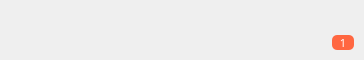
<?xml version="1.0" encoding="UTF-8"?>
<ui version="4.0">
 <class>STChatItemClass</class>
 <widget class="QWidget" name="STChatItemClass">
  <property name="geometry">
   <rect>
    <x>0</x>
    <y>0</y>
    <width>364</width>
    <height>60</height>
   </rect>
  </property>
  <property name="minimumSize">
   <size>
    <width>0</width>
    <height>60</height>
   </size>
  </property>
  <property name="maximumSize">
   <size>
    <width>16777215</width>
    <height>60</height>
   </size>
  </property>
  <property name="windowTitle">
   <string>STChatItem</string>
  </property>
  <layout class="QHBoxLayout" name="horizontalLayout">
   <property name="spacing">
    <number>10</number>
   </property>
   <property name="leftMargin">
    <number>10</number>
   </property>
   <property name="topMargin">
    <number>0</number>
   </property>
   <property name="rightMargin">
    <number>10</number>
   </property>
   <property name="bottomMargin">
    <number>0</number>
   </property>
   <item>
    <widget class="QWidget" name="widget_2" native="true">
     <property name="minimumSize">
      <size>
       <width>40</width>
       <height>40</height>
      </size>
     </property>
     <property name="maximumSize">
      <size>
       <width>40</width>
       <height>40</height>
      </size>
     </property>
     <layout class="QGridLayout" name="gridLayout">
      <property name="leftMargin">
       <number>2</number>
      </property>
      <property name="topMargin">
       <number>2</number>
      </property>
      <property name="rightMargin">
       <number>2</number>
      </property>
      <property name="bottomMargin">
       <number>2</number>
      </property>
      <property name="spacing">
       <number>2</number>
      </property>
      <item row="0" column="0">
       <widget class="MaskLabel" name="lblChatPic">
        <property name="minimumSize">
         <size>
          <width>36</width>
          <height>36</height>
         </size>
        </property>
        <property name="maximumSize">
         <size>
          <width>36</width>
          <height>36</height>
         </size>
        </property>
        <property name="styleSheet">
         <string notr="true"/>
        </property>
        <property name="text">
         <string/>
        </property>
       </widget>
      </item>
     </layout>
    </widget>
   </item>
   <item>
    <widget class="QWidget" name="widget_3" native="true">
     <layout class="QVBoxLayout" name="verticalLayout">
      <property name="spacing">
       <number>0</number>
      </property>
      <property name="leftMargin">
       <number>0</number>
      </property>
      <property name="topMargin">
       <number>5</number>
      </property>
      <property name="rightMargin">
       <number>0</number>
      </property>
      <property name="bottomMargin">
       <number>5</number>
      </property>
      <item>
       <widget class="QWidget" name="widget" native="true">
        <property name="styleSheet">
         <string notr="true">border:0px;</string>
        </property>
        <layout class="QHBoxLayout" name="horizontalLayout_2">
         <property name="spacing">
          <number>0</number>
         </property>
         <property name="leftMargin">
          <number>0</number>
         </property>
         <property name="topMargin">
          <number>0</number>
         </property>
         <property name="rightMargin">
          <number>0</number>
         </property>
         <property name="bottomMargin">
          <number>0</number>
         </property>
         <item>
          <widget class="QLabel" name="lblChatName">
           <property name="font">
            <font>
             <family>微软雅黑</family>
             <pointsize>11</pointsize>
            </font>
           </property>
           <property name="styleSheet">
            <string notr="true">color: rgb(67, 69, 85);</string>
           </property>
           <property name="text">
            <string/>
           </property>
          </widget>
         </item>
         <item>
          <spacer name="horizontalSpacer">
           <property name="orientation">
            <enum>Qt::Horizontal</enum>
           </property>
           <property name="sizeHint" stdset="0">
            <size>
             <width>40</width>
             <height>20</height>
            </size>
           </property>
          </spacer>
         </item>
         <item>
          <widget class="QLabel" name="lblTime">
           <property name="font">
            <font>
             <family>微软雅黑</family>
             <pointsize>10</pointsize>
            </font>
           </property>
           <property name="styleSheet">
            <string notr="true">color:rgb(147, 147, 147);</string>
           </property>
           <property name="text">
            <string/>
           </property>
          </widget>
         </item>
        </layout>
       </widget>
      </item>
      <item>
       <widget class="QWidget" name="widget_4" native="true">
        <layout class="QHBoxLayout" name="horizontalLayout_3">
         <property name="spacing">
          <number>2</number>
         </property>
         <property name="leftMargin">
          <number>0</number>
         </property>
         <property name="topMargin">
          <number>0</number>
         </property>
         <property name="rightMargin">
          <number>0</number>
         </property>
         <property name="bottomMargin">
          <number>0</number>
         </property>
         <item>
          <widget class="QLabel" name="lblChatPreview">
           <property name="font">
            <font>
             <family>微软雅黑</family>
            </font>
           </property>
           <property name="styleSheet">
            <string notr="true">color:rgb(147, 147, 147);</string>
           </property>
           <property name="text">
            <string/>
           </property>
          </widget>
         </item>
         <item>
          <widget class="QLabel" name="lblUnreadNum">
           <property name="minimumSize">
            <size>
             <width>22</width>
             <height>15</height>
            </size>
           </property>
           <property name="maximumSize">
            <size>
             <width>22</width>
             <height>15</height>
            </size>
           </property>
           <property name="font">
            <font>
             <family>微软雅黑</family>
             <pointsize>8</pointsize>
            </font>
           </property>
           <property name="styleSheet">
            <string notr="true">color: rgb(255, 255, 255);
background-color: #ff6741;

border-radius: 5px;</string>
           </property>
           <property name="text">
            <string>1</string>
           </property>
           <property name="alignment">
            <set>Qt::AlignCenter</set>
           </property>
          </widget>
         </item>
        </layout>
       </widget>
      </item>
     </layout>
    </widget>
   </item>
  </layout>
 </widget>
 <customwidgets>
  <customwidget>
   <class>MaskLabel</class>
   <extends>QLabel</extends>
   <header location="global">masklabel.h</header>
  </customwidget>
 </customwidgets>
 <resources>
  <include location="../res/softterminal.qrc"/>
 </resources>
 <connections/>
</ui>
